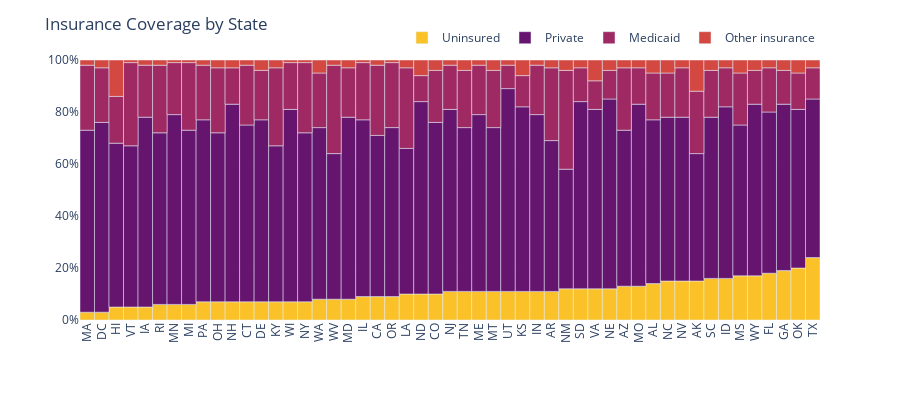

Notebook code cell kept with this figure:
### Markdown cell above
The ways that women are covered clearly varies substantially by state. As another way to visualize this variation, a bar plot below shows the distribution of insurance coverage for women aged 15-44 in each state.

<p>The majority of women tend to be privately insured across all states. States in the southern U.S. (i.e. Texas, Oklahoma, Georgia) appear to have a higher proportion of women uninsured.

### Code cell
metrics.sort_values(by="Uninsured", inplace=True)
fig = px.bar(metrics, 
             x = 'state', 
             height = 400,
             y = ['Uninsured','Private','Medicaid','Other insurance'],
             color_discrete_sequence = ['#fac228','#65156e','#9f2a63','#d44842'])
fig.update_layout(bargap = 0, title = "Insurance Coverage by State", xaxis_title = "", 
                 yaxis_title = "", legend_title = "", xaxis = {'tickmode':'linear'})
fig.update_xaxes(matches=None, showticklabels=True, tickangle = 270)
fig.update_yaxes(range = [0,100], ticksuffix = "%")
fig.for_each_annotation(lambda a: a.update(text=a.text.split("=")[-1]))
fig.update_traces(width=1, hovertemplate = None)
fig.update_layout(legend=dict(orientation="h", yanchor="bottom", y=1.03, xanchor="right", x=1), 
                  hovermode="x unified")
fig.show()

### Figure 1 — Plotly figure (JSON) as saved in the notebook; plotly's stock layout.template omitted (floating-point values rounded to 4 significant figures)
{"data": [{"alignmentgroup": "True", "legendgroup": "Uninsured", "marker": {"color": "#fac228", "pattern": {"shape": ""}}, "name": "Uninsured", "offsetgroup": "Uninsured", "orientation": "v", "showlegend": true, "textposition": "auto", "type": "bar", "width": 1, "x": ["MA", "DC", "HI", "VT", "IA", "RI", "MN", "MI", "PA", "OH", "NH", "CT", "DE", "KY", "WI", "NY", "WA", "WV", "MD", "IL", "CA", "OR", "LA", "ND", "CO", "NJ", "TN", "ME", "MT", "UT", "KS", "IN", "AR", "NM", "SD", "VA", "NE", "AZ", "MO", "AL", "NC", "NV", "AK", "SC", "ID", "MS", "WY", "FL", "GA", "OK", "TX"], "xaxis": "x", "y": [3, 3, 5, 5, 5, 6, 6, 6, 7, 7, 7, 7, 7, 7, 7, 7, 8, 8, 8, 9, 9, 9, 10, 10, 10, 11, 11, 11, 11, 11, 11, 11, 11, 12, 12, 12, 12, 13, 13, 14, 15, 15, 15, 16, 16, 17, 17, 18, 19, 20, 24], "yaxis": "y"}, {"alignmentgroup": "True", "legendgroup": "Private", "marker": {"color": "#65156e", "pattern": {"shape": ""}}, "name": "Private", "offsetgroup": "Private", "orientation": "v", "showlegend": true, "textposition": "auto", "type": "bar", "width": 1, "x": ["MA", "DC", "HI", "VT", "IA", "RI", "MN", "MI", "PA", "OH", "NH", "CT", "DE", "KY", "WI", "NY", "WA", "WV", "MD", "IL", "CA", "OR", "LA", "ND", "CO", "NJ", "TN", "ME", "MT", "UT", "KS", "IN", "AR", "NM", "SD", "VA", "NE", "AZ", "MO", "AL", "NC", "NV", "AK", "SC", "ID", "MS", "WY", "FL", "GA", "OK", "TX"], "xaxis": "x", "y": [70, 73, 63, 62, 73, 66, 73, 67, 70, 65, 76, 68, 70, 60, 74, 65, 66, 56, 70, 68, 62, 65, 56, 74, 66, 70, 63, 68, 63, 78, 71, 68, 58, 46, 72, 69, 73, 60, 70, 63, 63, 63, 49, 62, 66, 58, 66, 62, 64, 61, 61], "yaxis": "y"}, {"alignmentgroup": "True", "legendgroup": "Medicaid", "marker": {"color": "#9f2a63", "pattern": {"shape": ""}}, "name": "Medicaid", "offsetgroup": "Medicaid", "orientation": "v", "showlegend": true, "textposition": "auto", "type": "bar", "width": 1, "x": ["MA", "DC", "HI", "VT", "IA", "RI", "MN", "MI", "PA", "OH", "NH", "CT", "DE", "KY", "WI", "NY", "WA", "WV", "MD", "IL", "CA", "OR", "LA", "ND", "CO", "NJ", "TN", "ME", "MT", "UT", "KS", "IN", "AR", "NM", "SD", "VA", "NE", "AZ", "MO", "AL", "NC", "NV", "AK", "SC", "ID", "MS", "WY", "FL", "GA", "OK", "TX"], "xaxis": "x", "y": [25, 21, 18, 32, 20, 26, 20, 26, 21, 25, 14, 23, 19, 30, 18, 27, 21, 34, 19, 22, 27, 25, 31, 10, 20, 17, 22, 19, 22, 9, 12, 19, 28, 38, 13, 11, 11, 24, 14, 18, 17, 19, 24, 18, 15, 20, 13, 17, 13, 14, 12], "yaxis": "y"}, {"alignmentgroup": "True", "legendgroup": "Other insurance", "marker": {"color": "#d44842", "pattern": {"shape": ""}}, "name": "Other insurance", "offsetgroup": "Other insurance", "orientation": "v", "showlegend": true, "textposition": "auto", "type": "bar", "width": 1, "x": ["MA", "DC", "HI", "VT", "IA", "RI", "MN", "MI", "PA", "OH", "NH", "CT", "DE", "KY", "WI", "NY", "WA", "WV", "MD", "IL", "CA", "OR", "LA", "ND", "CO", "NJ", "TN", "ME", "MT", "UT", "KS", "IN", "AR", "NM", "SD", "VA", "NE", "AZ", "MO", "AL", "NC", "NV", "AK", "SC", "ID", "MS", "WY", "FL", "GA", "OK", "TX"], "xaxis": "x", "y": [2, 3, 14, 1, 2, 2, 1, 1, 2, 3, 3, 2, 4, 3, 1, 1, 5, 2, 3, 1, 2, 1, 3, 6, 4, 2, 4, 2, 4, 2, 6, 2, 3, 4, 3, 8, 4, 3, 3, 5, 5, 3, 12, 4, 3, 5, 4, 3, 4, 5, 3], "yaxis": "y"}], "layout": {"bargap": 0, "barmode": "relative", "height": 400, "hovermode": "x unified", "legend": {"orientation": "h", "title": {"text": ""}, "tracegroupgap": 0, "x": 1, "xanchor": "right", "y": 1.03, "yanchor": "bottom"}, "margin": {"t": 60}, "title": {"text": "Insurance Coverage by State"}, "xaxis": {"anchor": "y", "domain": [0, 1], "showticklabels": true, "tickangle": -90, "tickmode": "linear", "title": {"text": ""}}, "yaxis": {"anchor": "x", "domain": [0, 1], "range": [0, 100], "ticksuffix": "%", "title": {"text": ""}}}}
